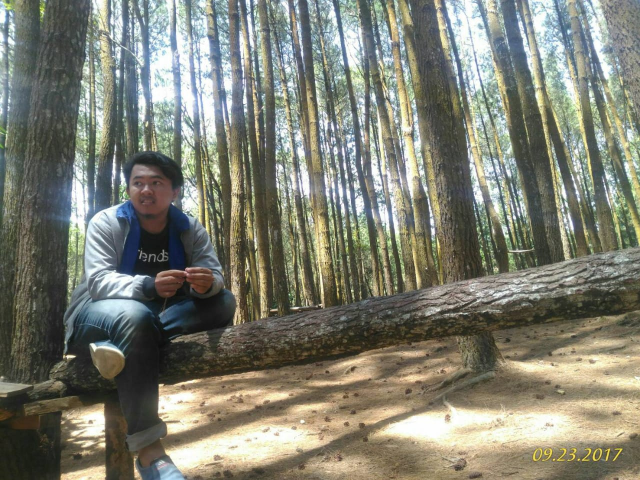
%> input picture pcd/foto/faul.jpg, 1280 x 960 px (shown at 1/2 size)
$ octave ContrastStechingFaulRio.m   (GNU Octave 9; MATLAB toolbox functions it lacks are replaced by stand-ins)
%> lines starting %> are read from the running program, lines starting %| are printed output that depends on the picture
faul = imread('foto\faul.jpg');
%> faul is the input picture: size 960x1280x3 uint8; mean R, G, B 126.4, 127.3, 114.4
rio = imread('foto\rio.jpeg');
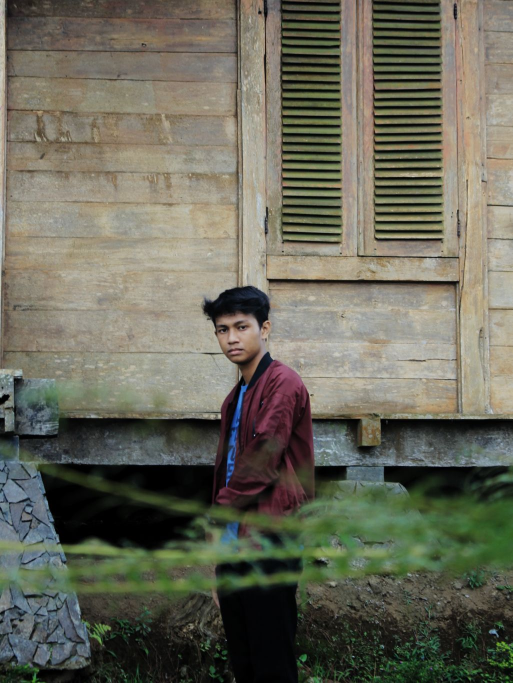
%> input picture pcd/foto/rio.jpeg, 1025 x 1366 px (shown at 1/2 size)
%> rio is the input picture: size 1366x1025x3 uint8; mean R, G, B 104.9, 104.4, 90

faulgra = rgb2gray(faul);
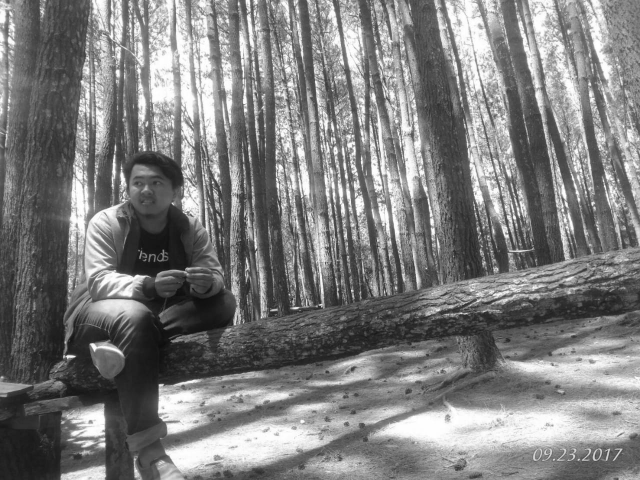
%> faulgra: size 960x1280 uint8 (shown at 1/2 size); min 11, max 255, mean 125.6
riogra = rgb2gray(rio);
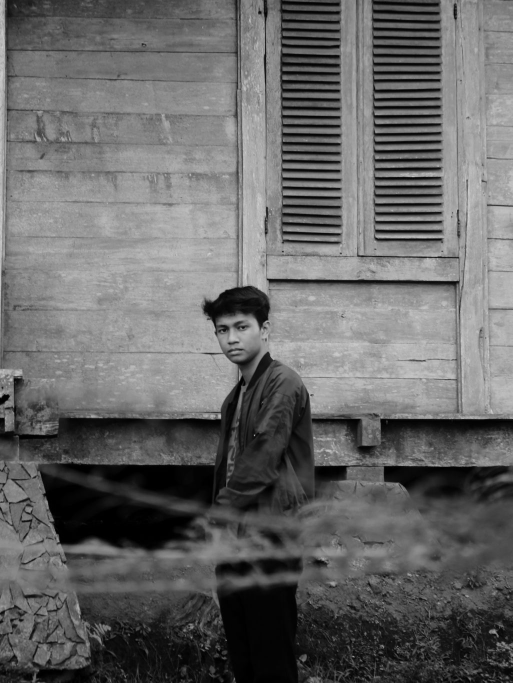
%> riogra: size 1366x1025 uint8 (shown at 1/2 size); min 0, max 215, mean 102.9

contrasfaul=imadjust(faulgra,[30/255,100/255],[4/255,175/255]);
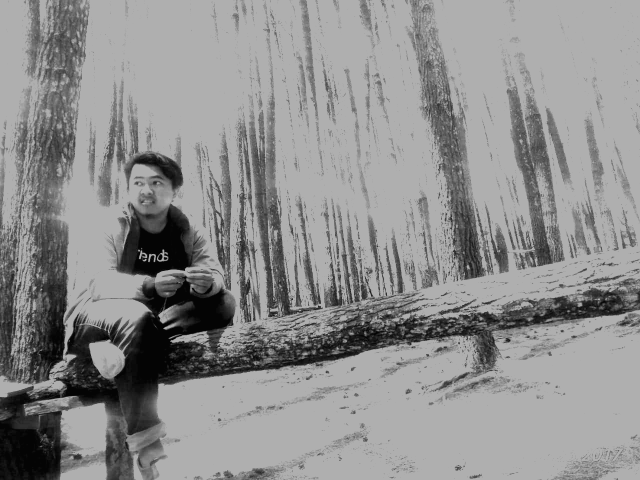
%> contrasfaul: size 960x1280 uint8 (shown at 1/2 size); min 4, max 175, mean 142.6
contrasrio=imadjust(riogra,[20/255,150/255],[8/255,229/255]);
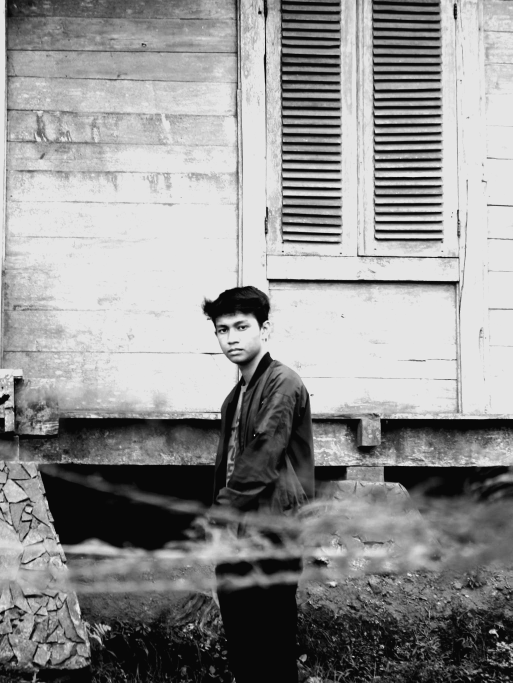
%> contrasrio: size 1366x1025 uint8 (shown at 1/2 size); min 8, max 229, mean 144.7

subplot(2,4,1),imshow(faul), title('Citra asli Faul');
subplot(2,4,2),imshow(contrasfaul),title('Citra kontras Faul');

subplot(2,4,3),imshow(rio), title('Citra asli Rio');
subplot(2,4,4),imshow(contrasrio),title('Citra kontras Rio');

subplot(2,4,5),imhist(faulgra), title('histogram citra asli Faul');
subplot(2,4,6),imhist(contrasfaul),title('histogram citra contras Faul');

subplot(2,4,7),imhist(riogra), title('histogram citra asli Rio');
subplot(2,4,8),imhist(contrasrio),title('histogram citra contras Rio');
%> after `title('histogram citra contras Rio')`:
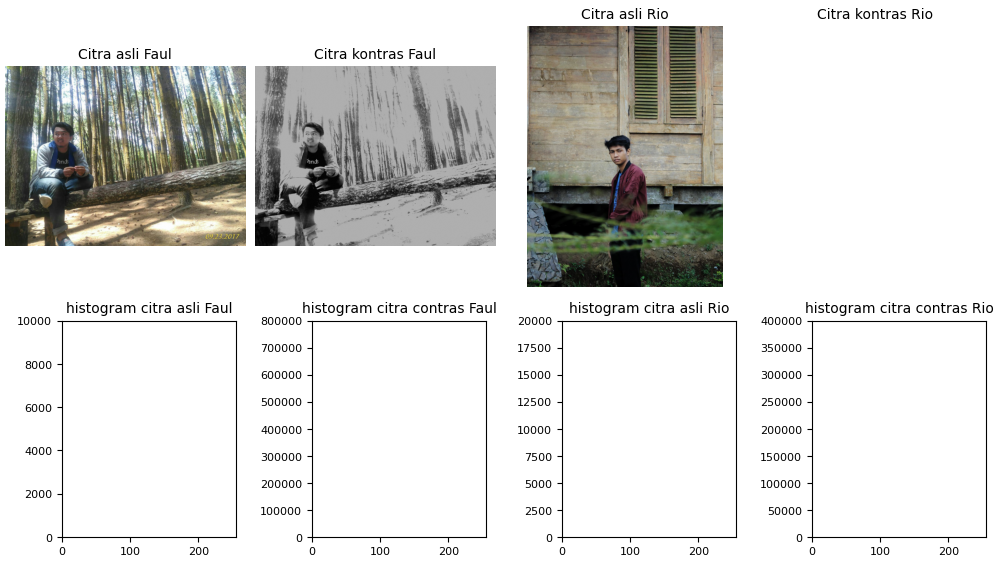
%> figure redrawn from the program's plot data, 8 panels
